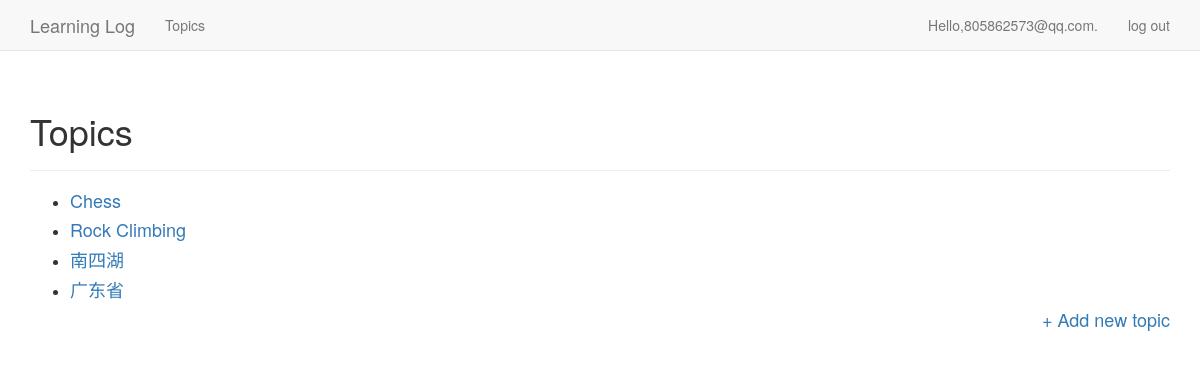
The app's page /topics/ (signed in) with its own data.
### learning_logs/models.py (models this page shows)
class Topic(models.Model):
    text = models.CharField(max_length = 200) # 限制字符长度200
    date_added = models.DateTimeField(auto_now_add = True)
    owner = models.ForeignKey(User,on_delete=models.CASCADE)
    def __str__(self):
        return self.text

### learning_logs/views.py (the view)
# urls.py: path('topics/',views.topics,name='topics'),
@login_required
def topics(request):
    topics = Topic.objects.filter(owner = request.user).order_by('date_added')
    context = {'topics':topics}
    return render(request,'learning_logs/topics.html',context)

### learning_logs/templates/learning_logs/topics.html
{%extends "learning_logs/base.html"%}
{%load bootstrap3%}
{%block header%}
    <div>
        <h1>Topics</h1>
    </div>
{%endblock header%}
{%block content%}
    <ul>
        {%for topic in topics%}
        <li>
        <h4><a href="{%url 'learning_logs:topic' topic.id%}">{{topic}}</a></h4>
        {%empty%}
        <h4>No topics have been add yet.</h4>
        </li>
        {%endfor%}
    </ul>
    <h4 class="text-right"><a href="{%url 'learning_logs:new_topic'%}">+ Add new topic</a></h4>
{%endblock content%}

### learning_logs/templates/learning_logs/base.html (shortened to what this page needs)
{%load bootstrap3%}
<!DOCTYPE html>
<html lang="en">
    <head>
        {%bootstrap_css%}
    </head>
    <body>
        <nav class="navbar navbar-default navbar-static-top">
            <div class="container">
                <div class="navbar-header">
                    <a class="navbar-brand" href="{% url 'learning_logs:index'%}">Learning Log</a>
                </div>
                <div id="navbar" class="navbar-collapse collapse">
                    <ul class="nav navbar-nav">
                        <li>
                            <a href="{% url 'learning_logs:topics'%}">Topics</a>
                        </li>
                    </ul>
                    <ul class="nav navbar-nav navbar-right">
                        {%if user.is_authenticated%}
                        <li><a>Hello,{{user.username}}.</a></li>
                        <li><a href="{%url 'users:logout'%}">log out</a></li>
                        {%else%}
                        <li><a href="{%url 'users:login'%}">log in </a></li>
                        <li><a href="{% url 'users:register' %}">register</a></li>
                        {%endif%}
                    </ul>
                </div>
            </div>
        </nav>
        <div class="container">
            <div class="page-header">
                {%block header%}{%endblock header%}
            </div>
            <div>
                {%block content%}{%endblock content%}
            </div>
        </div>
    </body>
</html>

### records on screen
Topic: text "Chess"
Topic: text "Rock Climbing"
Topic: text "南四湖"
Topic: text "广东省"

### other values on screen
{{ user.username }} "805862573@qq.com"
